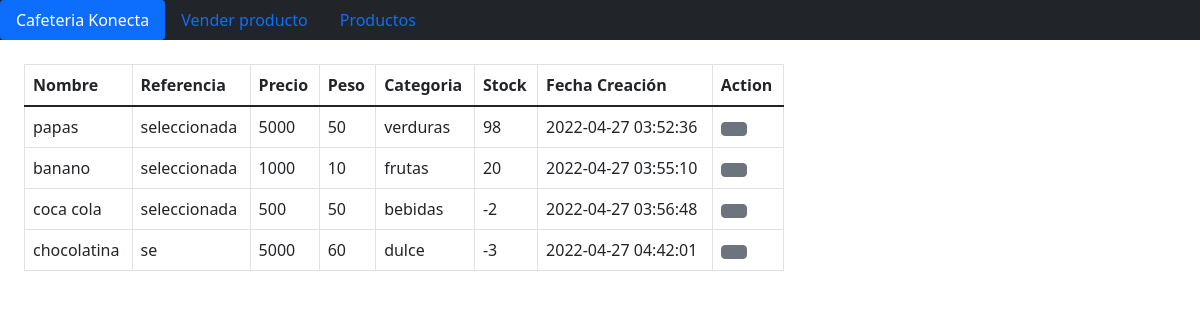
Page /Prueba_Konecta/vender.php on the committed database.
### tables this page shows
CREATE TABLE `producto` (
  `id` int(11) NOT NULL,
  `nombre` varchar(100) NOT NULL,
  `referencia` varchar(100) NOT NULL,
  `precio` int(11) NOT NULL,
  `peso` int(11) NOT NULL,
  `categoria` varchar(100) NOT NULL,
  `stock` int(11) NOT NULL,
  `fecha_crea` timestamp NOT NULL DEFAULT current_timestamp()
);

### Prueba_Konecta/vender.php (the view, shortened to what this page needs)
<?php include("conexion.php")?>
<?php include("<includes/header.php")?>
<div class="conteiner p-4">
    <div class="row">
        <div class="col-md-8">
            <table class="table table-bordered">
                <thead>
                <tr>
                    <th>Nombre</th>
                    <th>Referencia</th>
                    <th>Precio</th>
                    <th>Peso</th>
                    <th>Categoria</th>
                    <th>Stock</th>
                    <th>Fecha Creación</th>
                    <th>Action</th>
                </tr>
                </thead>
                <tbody>
                <?php
                $query = "SELECT * FROM producto";
                $result_tasks = mysqli_query($conn, $query);
                while($row = mysqli_fetch_assoc($result_tasks)) { ?>
                <tr>
                    <td><?php echo $row['nombre']; ?></td>
                    <td><?php echo $row['referencia']; ?></td>
                    <td><?php echo $row['precio']; ?></td>
                    <td><?php echo $row['peso']; ?></td>
                    <td><?php echo $row['categoria']; ?></td>
                    <td><?php echo $row['stock']; ?></td>
                    <td><?php echo $row['fecha_crea']; ?></td>
                    <td>
                    <a href="venta.php?id=<?php echo $row['id']?>" class="btn btn-secondary">
                    </a>
                    </td>
                </tr>
                <?php } ?>
                </tbody>
            </table>
        </div>
    </div>
</div>
    <?php include("<includes/footer.php")?>

### rows in the picture
producto: nombre "papas", referencia "seleccionada", precio "5000", peso "50", categoria "verduras", stock "98", fecha_crea "2022-04-27 03:52:36"
producto: nombre "banano", referencia "seleccionada", precio "1000", peso "10", categoria "frutas", stock "20", fecha_crea "2022-04-27 03:55:10"
producto: nombre "coca cola", referencia "seleccionada", precio "500", peso "50", categoria "bebidas", stock "-2", fecha_crea "2022-04-27 03:56:48"
producto: nombre "chocolatina", referencia "se", precio "5000", peso "60", categoria "dulce", stock "-3", fecha_crea "2022-04-27 04:42:01"
